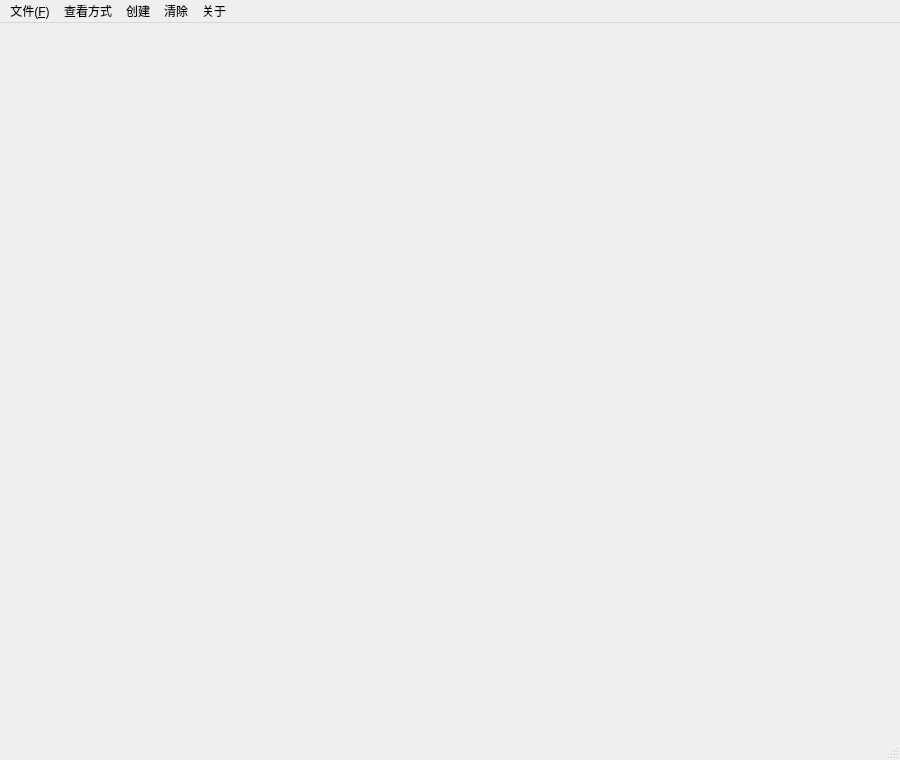
<?xml version="1.0" encoding="UTF-8"?>
<ui version="4.0">
 <class>MainWindow</class>
 <widget class="QMainWindow" name="MainWindow">
  <property name="geometry">
   <rect>
    <x>0</x>
    <y>0</y>
    <width>900</width>
    <height>760</height>
   </rect>
  </property>
  <property name="minimumSize">
   <size>
    <width>900</width>
    <height>760</height>
   </size>
  </property>
  <property name="maximumSize">
   <size>
    <width>900</width>
    <height>760</height>
   </size>
  </property>
  <property name="windowTitle">
   <string>MainWindow</string>
  </property>
  <widget class="QWidget" name="centralwidget"/>
  <widget class="QMenuBar" name="menubar">
   <property name="geometry">
    <rect>
     <x>0</x>
     <y>0</y>
     <width>900</width>
     <height>28</height>
    </rect>
   </property>
   <widget class="QMenu" name="menu">
    <property name="title">
     <string>文件(&amp;F)</string>
    </property>
    <addaction name="actionImportFiles"/>
    <addaction name="actionExit"/>
   </widget>
   <widget class="QMenu" name="menu_2">
    <property name="title">
     <string>关于</string>
    </property>
    <property name="icon">
     <iconset>
      <normaloff>:/Resources/about.webp</normaloff>:/Resources/about.webp</iconset>
    </property>
    <addaction name="action"/>
   </widget>
   <widget class="QMenu" name="menu_3">
    <property name="title">
     <string>查看方式</string>
    </property>
    <addaction name="actionRotate"/>
    <addaction name="actionMove"/>
    <addaction name="actionZoom"/>
    <addaction name="actionReset"/>
   </widget>
   <widget class="QMenu" name="menu_4">
    <property name="title">
     <string>创建</string>
    </property>
    <addaction name="actOstTest"/>
   </widget>
   <widget class="QMenu" name="menu_5">
    <property name="title">
     <string>清除</string>
    </property>
    <addaction name="actionClear"/>
   </widget>
   <addaction name="menu"/>
   <addaction name="menu_3"/>
   <addaction name="menu_4"/>
   <addaction name="menu_5"/>
   <addaction name="menu_2"/>
  </widget>
  <widget class="QStatusBar" name="statusbar"/>
  <action name="actionImportFiles">
   <property name="checkable">
    <bool>true</bool>
   </property>
   <property name="icon">
    <iconset resource="../Image.qrc">
     <normaloff>:/Image/Resources/exportFile.jpg</normaloff>:/Image/Resources/exportFile.jpg</iconset>
   </property>
   <property name="text">
    <string>导入文件模型</string>
   </property>
   <property name="toolTip">
    <string>导入文件模型</string>
   </property>
  </action>
  <action name="action">
   <property name="checkable">
    <bool>false</bool>
   </property>
   <property name="enabled">
    <bool>true</bool>
   </property>
   <property name="icon">
    <iconset resource="../Image.qrc">
     <normaloff>:/Image/Resources/about.webp</normaloff>:/Image/Resources/about.webp</iconset>
   </property>
   <property name="text">
    <string>关于</string>
   </property>
   <property name="toolTip">
    <string>关于</string>
   </property>
  </action>
  <action name="actOstTest">
   <property name="icon">
    <iconset theme="偏置算法测试" resource="../Image.qrc">
     <normaloff>:/Image/Resources/ostTest.jpg</normaloff>:/Image/Resources/ostTest.jpg</iconset>
   </property>
   <property name="text">
    <string>偏置算法测试</string>
   </property>
  </action>
  <action name="actionZoom">
   <property name="icon">
    <iconset resource="../Image.qrc">
     <normaloff>:/Image/Resources/Zoom.png</normaloff>:/Image/Resources/Zoom.png</iconset>
   </property>
   <property name="text">
    <string>缩放</string>
   </property>
   <property name="toolTip">
    <string>缩放</string>
   </property>
  </action>
  <action name="actionMove">
   <property name="icon">
    <iconset resource="../Image.qrc">
     <normaloff>:/Image/Resources/Pan.png</normaloff>:/Image/Resources/Pan.png</iconset>
   </property>
   <property name="text">
    <string>平移</string>
   </property>
  </action>
  <action name="actionRotate">
   <property name="icon">
    <iconset resource="../Image.qrc">
     <normaloff>:/Image/Resources/Rotate.png</normaloff>:/Image/Resources/Rotate.png</iconset>
   </property>
   <property name="text">
    <string>旋转</string>
   </property>
  </action>
  <action name="actionClear">
   <property name="icon">
    <iconset resource="../Image.qrc">
     <normaloff>:/Image/Resources/clear</normaloff>:/Image/Resources/clear</iconset>
   </property>
   <property name="text">
    <string>清除模型</string>
   </property>
   <property name="toolTip">
    <string>清除模型</string>
   </property>
  </action>
  <action name="actionReset">
   <property name="icon">
    <iconset resource="../Image.qrc">
     <normaloff>:/Image/Resources/Home.png</normaloff>:/Image/Resources/Home.png</iconset>
   </property>
   <property name="text">
    <string>重置视图</string>
   </property>
   <property name="toolTip">
    <string>重置视图</string>
   </property>
  </action>
  <action name="actionExit">
   <property name="icon">
    <iconset resource="../Image.qrc">
     <normaloff>:/Image/Resources/exit.png</normaloff>:/Image/Resources/exit.png</iconset>
   </property>
   <property name="text">
    <string>退出</string>
   </property>
   <property name="toolTip">
    <string>退出</string>
   </property>
  </action>
 </widget>
 <resources>
  <include location="../Image.qrc"/>
 </resources>
 <connections/>
</ui>
